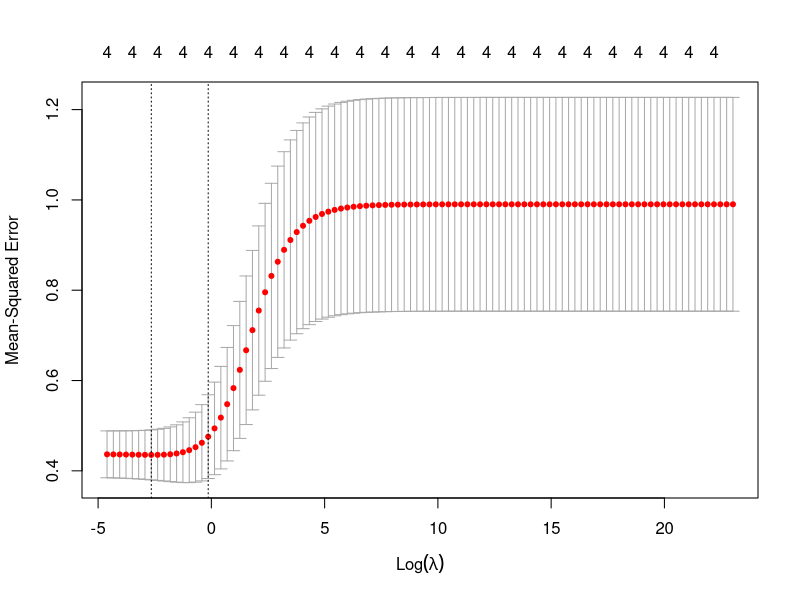

Write R code to recreate this figure.
library(glmnet)

topSchools <- read.csv('data/top_schools.csv')
#View(topSchools)

#Subset the only columns I need to use for ridge regression
topSchools_subset <- topSchools[c('SATMT75', 'ACTMT75', 'ADM_RATE', 'COMP_ORIG_YR4_RT', 'MN_EARN_WNE_INC2_P10')]

topSchools_subset1 <- topSchools_subset
#transforming each column type so it will be numeric and will work when I try to scale the data set.
topSchools_subset1$SATMT75 <- as.numeric(as.character(topSchools_subset$SATMT75))
topSchools_subset1$ACTMT75 <- as.numeric(as.character(topSchools_subset$ACTMT75))
topSchools_subset1$ADM_RATE <- as.numeric(as.character(topSchools_subset$ADM_RATE))
topSchools_subset1$COMP_ORIG_YR4_RT <- as.numeric(as.character(topSchools_subset$COMP_ORIG_YR4_RT))
topSchools_subset1$MN_EARN_WNE_IC2_P10 <- as.numeric(as.character(topSchools_subset$MN_EARN_WNE_INC2_P10))

#Mean Centering and Standardizing (scaling the data)
topSchools_scaled <- scale(topSchools_subset1, center=TRUE, scale=TRUE)

#Partitioning the data
set.seed(12345)
#nrow(topSchools_scaled)

trainset <- read.csv('data/train-set.csv')
trainset_subset <- trainset[c('SATMT75', 'ACTMT75', 'ADM_RATE', 'COMP_ORIG_YR4_RT', 'MN_EARN_WNE_INC2_P10')]
trainset_subset$MN_EARN_WNE_INC2_P10 <- as.numeric(as.character(trainset_subset$MN_EARN_WNE_INC2_P10))
trainset_scaled <- scale(trainset_subset, center=T, scale=T)

trainset_scaled <- trainset_scaled[complete.cases(trainset_scaled),]

testset <- read.csv('data/test-set.csv')
testset_subset <- trainset[c('SATMT75', 'ACTMT75', 'ADM_RATE', 'COMP_ORIG_YR4_RT', 'MN_EARN_WNE_INC2_P10')]
testset_subset$MN_EARN_WNE_INC2_P10 <- as.numeric(as.character(testset_subset$MN_EARN_WNE_INC2_P10))
testset_scaled <- scale(testset_subset, center=T, scale=T)

testset_scaled <- testset_scaled[complete.cases(testset_scaled),]


x_train_scaled <- as.matrix(trainset_scaled[,1:4])
y_train_scaled <- as.matrix(trainset_scaled[,5])

x_test_scaled <- as.matrix(testset_scaled[,1:4])
y_test_scaled <- as.matrix(testset_scaled[,5])

x_full <- as.matrix(topSchools_scaled[,1:4])
y_full <- as.matrix(topSchools_scaled[,5])


#1 Run the corresponding fitting function on the train set using ten-fold cross-validation.
grid <- 10^seq(10, -2, length = 100)
set.seed(12345)
cv.out2 <- cv.glmnet(x_train_scaled, y_train_scaled, alpha=0, lambda=grid, intercept=FALSE, standardize=FALSE)

#2. Saving list of models(saved in Rdata file at the end)
#listModels <- cv.out

#3. To select the best model:
bestlambda2 <- cv.out2$lambda.min

#4. Plot the cross-validation errors in terms of the tunning 
##  parameter to visualize which parameter gives the "best" model:
#png(filename = "../../images/ridge-cross-validation-errors.png", width=800, height=600)
#plot(cv.out)
#dev.off()

#5. Once you identify the "best" model, use the test set to compute the test Mean Square Error(test MSE)
ridge_pred2 <- predict(cv.out2, s=bestlambda2, newx=x_test_scaled)
test_mse_ridge2 <- mean((ridge_pred2-y_test_scaled)^2)

#6. Last but not least, refit the model on the full data set using the parameter chosen by cross-validation.
##  This fit will give you the "official" coefficient estimates.
ridge_full2 <- glmnet(x_full, y_full, alpha = 0, lambda = bestlambda2, intercept = FALSE, standardize = FALSE)
#coeff_ridge <- predict(ridge_full, type = "coefficients", s = bestlambda)[1:length(topSchools_scaled),]
coeff_ridge2 <- coef(ridge_full2, s=bestlambda2)

#full prediction
ridge_pred_full2 <- predict(cv.out2, s=bestlambda2, newx = x_full)
full_mse_ridge2 <- mean((ridge_pred_full2-y_full)^2)

ridge2cor <- cor(topSchools_subset)

save(cv.out2, coeff_ridge2, bestlambda2, full_mse_ridge2, ridge2cor, file='data/rigde2-reg.RData')


#Plot the cross-validation errors
png("images/ridgeCV_middle.png")
plot(cv.out2)
dev.off()
